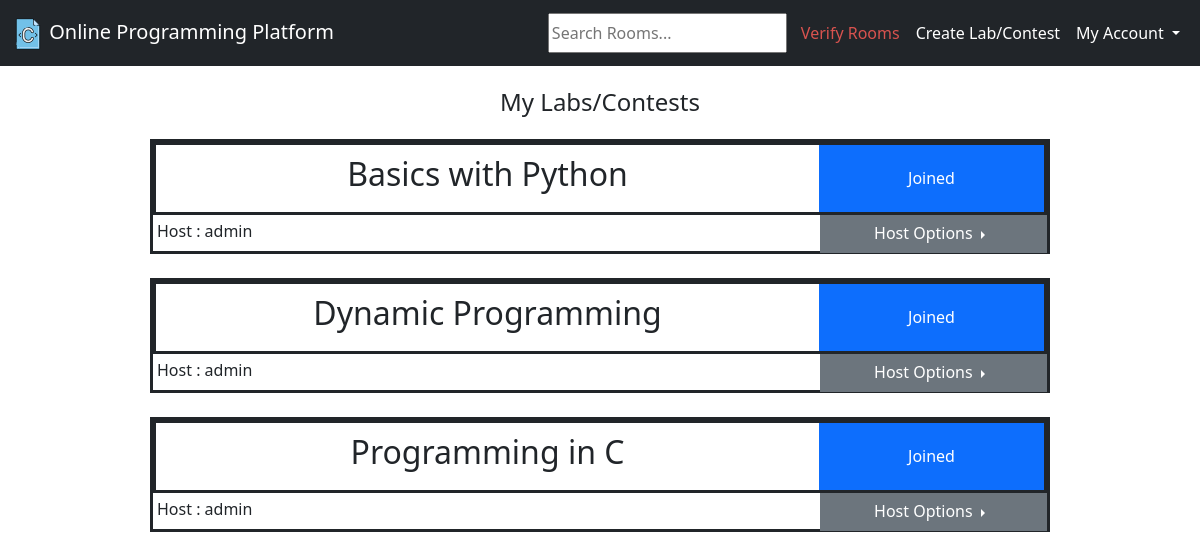
/myrooms (signed in), run on the app's committed database.
### base/models.py (models this page shows, shortened)
class Room(models.Model):
    host = models.ForeignKey(User, on_delete=models.SET_NULL, null=True)
    name = models.CharField(max_length=200)
    description = models.TextField(null=True, blank=True)
    verified = models.BooleanField(default=False)
    room_password = models.CharField(max_length=20, default="admin123")
    updated = models.DateTimeField(auto_now=True)
    created = models.DateTimeField(auto_now_add=True)
    class Meta:
        ordering = ['-updated', '-created']

### base/views.py (the view)
# urls.py: path('myrooms', views.myRooms, name="myRooms"),
@login_required(login_url='login')
def myRooms(request):
    resultset = Room.objects.filter(host=request.user, verified=True)
    unverifiedRooms = Room.objects.filter(host=request.user, verified=False)
    myroomsFlag = True
    username = request.user.get_username()
    user = User.objects.get(username=username)
    special = []
    for i in resultset:
        if len(VerifiedUser.objects.filter(room=i, user=user)) == 1:
            special.append(True)
        else:
            special.append(False)
    zip_context = zip(resultset, special)
    room_count = resultset.count()
    context = {'rooms': resultset, 'room_count': room_count, 'unverifiedRooms': unverifiedRooms,
               'myroomsFlag': myroomsFlag,'zip': zip_context}
    return render(request, "home.html", context)

### templates/home.html (shortened to what this page needs)
{% extends 'main.html' %}
{% block style %}
{% load static %}
<link rel="stylesheet" href="{% static 'css/home_style.css' %}">
{% endblock %}
{% block content %}
<div class="home1">
    {% if myroomsFlag %} <h4> My Labs/Contests </h4>
    {%else%} <h4>{{room_count}} labs/contests available</h4>
    {%endif%}
    <div>
        {% for room,joined in zip %}
        <div class="room-tile">
            <div class="room-tile-1">
                <div class="room-tile-name">
                    <h2>{{room.name}}</h2>
                </div>
                {% if joined %}
                <div class="room-tile-button">
                    <a href="/room/{{room.id}}" class="btn btn-primary rounded-0">Joined</a>
                </div>
                {%else%}
                <div class="room-tile-button">
                    <a href="/room/{{room.id}}" class="btn btn-info rounded-0">Join Now</a>
                </div>
                {%endif%}
            </div>
            <div class="room-tile-2">
                <div class="room-tile-host">
                    <h6>Host : {{room.host.username}}</h6>
                </div>
                {% if request.user.username == room.host.username %}
                {% include 'host_options_button.html' %}
                {%elif request.user.username == 'admin'%}
                {% include 'host_options_button.html' %}
                {%endif%}
            </div>
        </div>
        <br>
        {% endfor %}
    </div>
</div>
{% endblock %}

### templates/host_options_button.html (shortened to what this page needs)
<div class="room-tile-settings">
    <div class="btn-group dropend">
        <button type="button" class="btn btn-secondary dropdown-toggle rounded-0"
                data-bs-toggle="dropdown"
                aria-expanded="false">
            Host Options
        </button>
    </div>
</div>

### static/css/home_style.css (style rules this page uses)
.room-tile { margin: auto; height: 115px; width: 900px; border-style: solid; }
.room-tile-1 { border-style: solid; display: grid; grid-template-columns: 3fr 1fr; }
.room-tile-name { margin: auto; }
.room-tile-button { margin: auto; }
.room-tile-button a { width: 225px; height: 67px; padding:20px; }
.room-tile-2 { display: grid; grid-template-columns: 3fr 1fr; }
.room-tile-host { margin:left; }
.room-tile-settings { margin:auto; }
.room-tile-host h6 { padding-top:7px; padding-left:4px; }
.room-tile-settings button { width:227px; height: 38.5px; padding-top:4px; padding-left:4px; }

### templates/home.html (style rules this page uses)
.home1 h4 { text-align:center; margin:15px; padding:7px; font-weight:normal; }

### data on the page
Room: name "Basics with Python", host.username "admin"
Room: name "Dynamic Programming", host.username "admin"
Room: name "Programming in C", host.username "admin"
